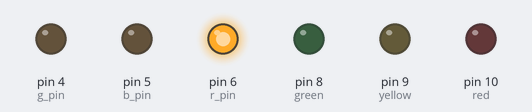
Bench run of a sketch on a simulated Arduino Uno, built with avr-gcc and run on an emulated ATmega328P. Parts: output pins drawn as LEDs (lit = HIGH).

Above: at 2.5 s.
At 5.7 s:
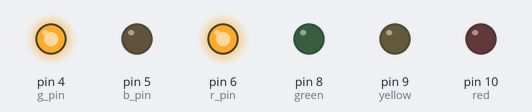
At 7.7 s:
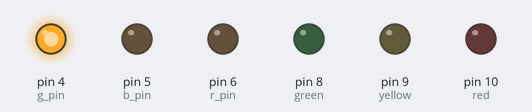
Timing chart, 0 to 11.7 s (numbered marks = the images above):
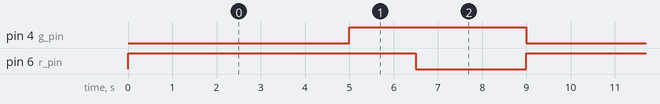

The sketch:

sketch_nov10a.ino
```cpp
int g_pin = 4;
int b_pin = 5;
int r_pin = 6;

int green = 8;
int yellow = 9;
int red = 10;

bool rgb = true;


void setup() {
  pinMode(yellow, OUTPUT);
  pinMode(green, OUTPUT);
  pinMode(red, OUTPUT);
  pinMode(b_pin, OUTPUT);
  pinMode(g_pin, OUTPUT);
  pinMode(r_pin, OUTPUT);
  analogWrite(r_pin, 0);
  analogWrite(b_pin, 0);
  analogWrite(g_pin, 0);
}

void loop() {
  if (!rgb) {
    digitalWrite(red, 1);
    digitalWrite(yellow, 0);
    digitalWrite(green, 0);
  } else {
    analogWrite(r_pin, 255);
    analogWrite(b_pin, 0);
    analogWrite(g_pin, 0);
  }

  delay(5000);

  if (!rgb) {
    digitalWrite(red, 0);
    digitalWrite(yellow, 1);
    digitalWrite(green, 0);
  } else {
    analogWrite(r_pin, 255);
    analogWrite(b_pin, 0);
    analogWrite(g_pin, 255);
  }

  delay(1500);

  if (!rgb) {
    digitalWrite(red, 0);
    digitalWrite(yellow, 0);
    digitalWrite(green, 1);
  } else {
    analogWrite(r_pin, 0);
    analogWrite(b_pin, 0);
    analogWrite(g_pin, 255);
  }
  delay(2500);
}
```

Measured:
- by itself, pin 4 (g_pin): alternates HIGH for 4.0 s and LOW for 5.0 s
- by itself, pin 6 (r_pin): alternates HIGH for 6.5 s and LOW for 2.5 s
- by itself, everything shown: repeats every 9.0 s, in 3 steps
